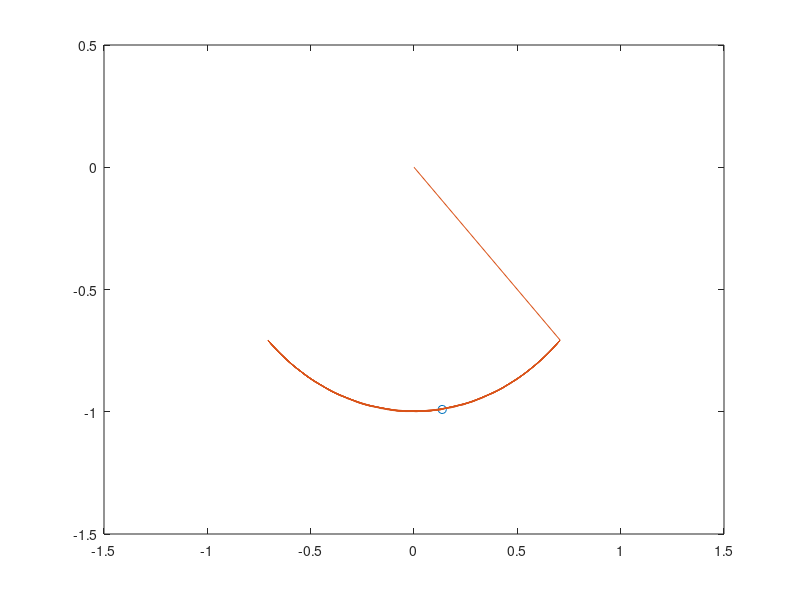
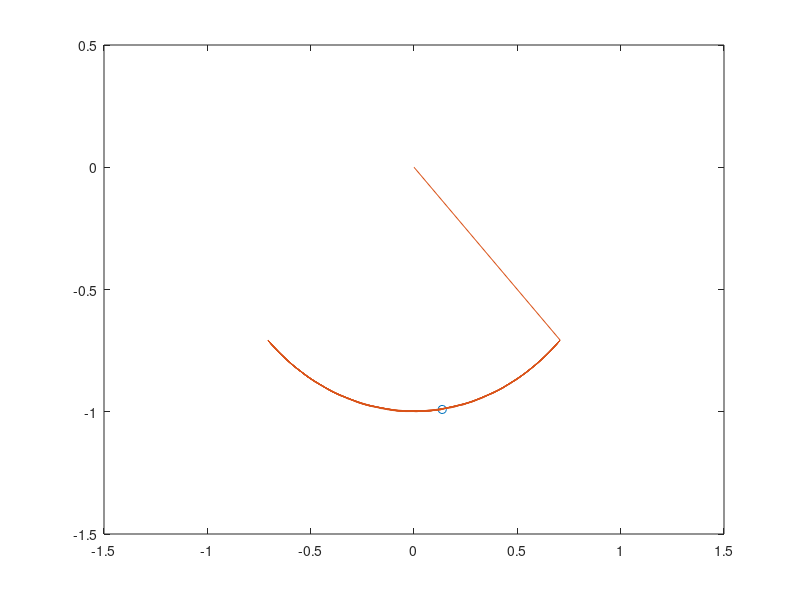

Source code (MATLAB) for these figures, in order:
pendulum.m = 1;
pendulum.l = 1;

theta0 = pi/4;

tspan = [0, 10];

function [t, theta] = pendul2(pendulum, theta0, tspan)


    m = pendulum.m;
    l = pendulum.l;
    g = 9.81;

    pendulum_eq = @(t, y) [y(2); -(g/l)*sin(y(1))];

    [t, y] = ode45(pendulum_eq, tspan, [theta0, 0]);

    x = l*sin(y(:, 1));
    y = -l*cos(y(:, 1));

    x = [0; x];
    y = [0; y];

    theta = [x, y];
end


[t, theta] = pendul2(pendulum, theta0, tspan);

figure;
axis equal;
for i = 1:length(t)
    plot(theta(i, 1), theta(i, 2), 'o');
    hold on;
    plot(theta(1:i, 1), theta(1:i, 2));
    hold off;
    axis([-1.5 1.5 -1.5 0.5]);
    drawnow;
end


pendulum.m = 1;
pendulum.l = 1;

theta0 = pi/4;

tspan = [0, 10];

[t, theta] = pendul2(pendulum, theta0, tspan);

figure;
axis equal;
for i = 1:length(t)
    plot(theta(i, 1), theta(i, 2), 'o');
    hold on;
    plot(theta(1:i, 1), theta(1:i, 2));
    hold off;
    axis([-1.5 1.5 -1.5 0.5]);
    drawnow;
end

